Frame 1 (no input): blank canvas, image omitted
Frame 60 (the mouse pressed at the canvas centre just before this capture): blank canvas, image omitted
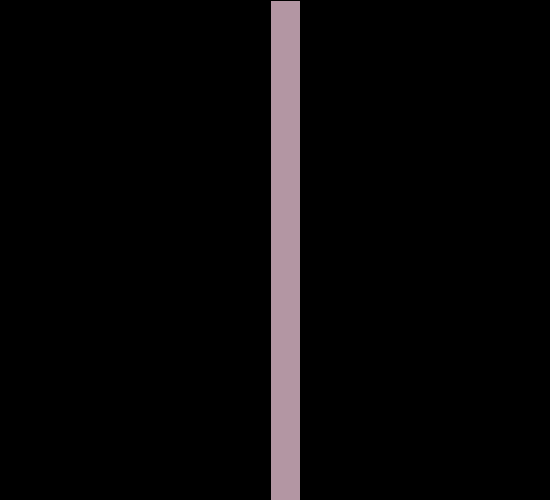
Frame 120 (the mouse held since frame 60 and released just before this capture)

The Processing sketch whose frames 1 and 60 were blank and that drew this single picture after the mouse press (run headless with seeded random() and noise(); from frame 60 on, the mouse is pressed at the canvas centre):

// Processing sketch: Bars
// ── Bars.pde
int w=30;

void setup() {
  size(550, 500);
}

void draw() {

  for (int i=0; i< width; i=i+w) {

    if ( mouseX>i && mouseX< i+w) {
      fill(random(255), 150, random(255));
    }
    
    else
    fill(0);
  
   rect(i, 0, w, height);
  }
 
}
